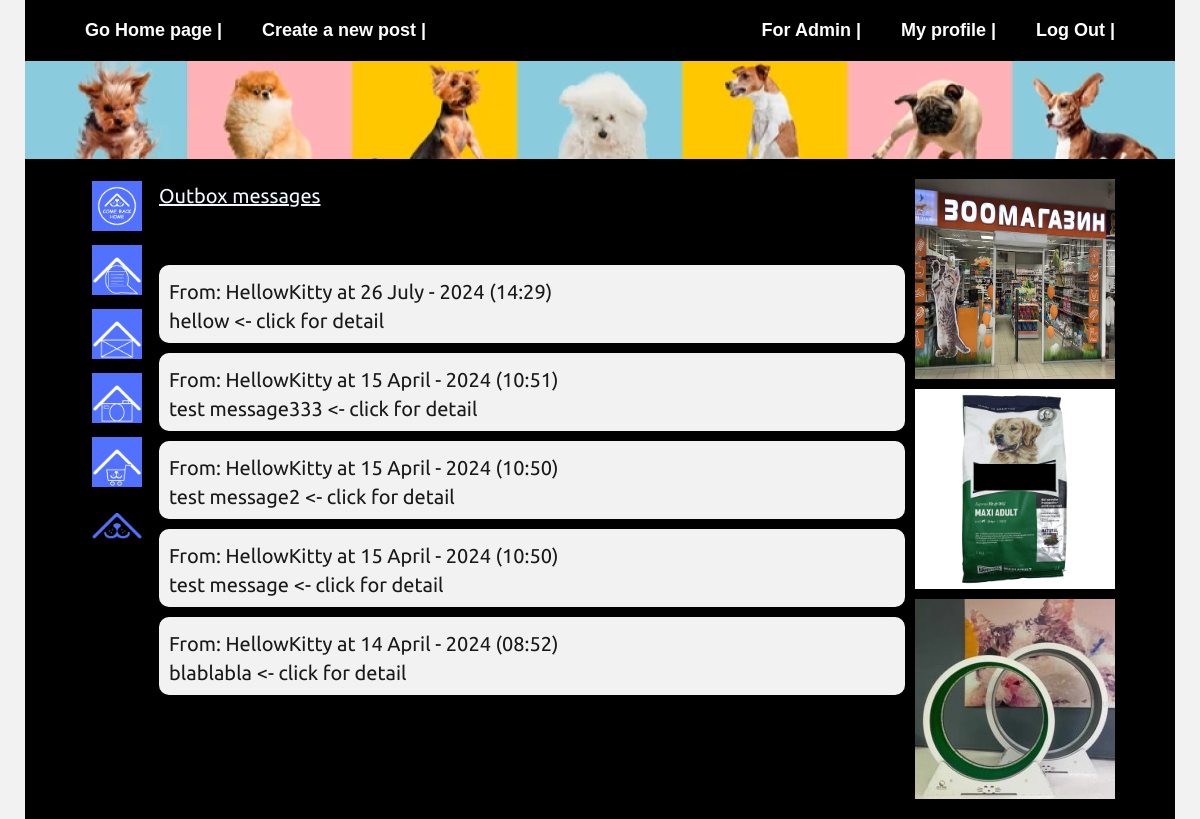
The app's page /messages/sms/inbox/ (signed in) with its own data.
### usertouser/models.py (models this page shows, shortened)
class usertouser(models.Model):
    sender = models.ForeignKey(User, on_delete=models.CASCADE, related_name='sent_messages')
    recipient = models.ForeignKey(User, on_delete=models.CASCADE, related_name='received_messages')
    subject = models.CharField(max_length=255)
    content = models.TextField()
    timestamp = models.DateTimeField(auto_now_add=True)

### usertouser/views.py (the view)
# urls.py: path('sms/inbox/', usertouserListView.as_view(template_name='messages/inbox.html'), name='inbox'),
class usertouserListView(LoginRequiredMixin, ListView):
    model = usertouser
    template_name = 'messages/inbox.html'
    context_object_name = 'sms'
    paginate_by = None
    def get_queryset(self):
        return usertouser.objects.filter(recipient=self.request.user).order_by('-timestamp')

### blog/templates/messages/inbox.html
{% extends "base.html" %}
{% load static %}
{% block content %}
<a class="post-title" href="{% url 'usertouser:outbox' %}" title="Outbox messages"> Outbox messages </a>
<br><br>
{% for usertouser in sms %}
<a class="post-a flex">
    <div class="post-text-box">
      <object>
          <a class="post-title" href="{% url 'user-posts' usertouser.sender.username %}" title="User posts">From: {{usertouser.sender.username}} at {{usertouser.timestamp|date:"d F - Y (H:i)"}}</a>
      </object>
      <object>
          <a class="post-title" href="{% url 'usertouser:detail' usertouser.id %}" title="Details"> {{ usertouser.subject }} <- click for detail </a>
      </object>
    </div>
</a>
{% empty %}
No messages yet.
{% endfor %}
{% endblock content %}

### blog/templates/base.html (shortened to what this page needs)
<!DOCTYPE html>
{% load static %}
<html lang="en">
<head>
    <link rel="stylesheet" href="{% static 'css/normalize.css' %}"/>
    <link rel="stylesheet" href="{% static 'css/style.css' %}"/>
    <link rel="stylesheet" href="{% static 'css/Ubuntu/stylesheet.css' %}"/>
<body>
<header>
    <nav class="dark-grey wrapper flex">
        <a href="{% url 'blog-home' %}"> Go Home page | </a>
        <a href="{% url 'post-create' %}"> Create a new post |</a>
        {% if user.is_superuser or user.is_stuff %}
        <a href="{% url 'admin:index' %}"> For Admin |</a>
        {% endif %}
        {% if user.is_authenticated %}
        <a href="{% url 'profile' %}"> My profile | </a>
        <a href="{% url 'logout' %}"> Log Out | </a>
    {% else %}
        <a href="{% url 'register' %}"> Registration form | </a>
        <a href="{% url 'login' %}"> Log In | </a>
    {% endif %}
    </nav>
<div class="logo-long wrapper">
    <a href="{% url 'blog-home' %}"><img src="{% static 'image/logo-long2.png' %}" alt="Logo-photo" width="1150" height="98"></a>
</div>
</header>
<main class="dark-grey wrapper flex">
    {% if user.is_authenticated %}
    <aside class="aside-left flex column">
        <button><a href="{% url 'user-posts' request.user.username %}" title="My posts">
            <img src="{% static "image/icons/logo-on-blue.png" %}" alt="button1" width="50" height="50">
        </a></button>
        <button><a href="{% url 'user-comments' %}" title="My Comments">
            <img src="{% static "image/icons/logo-min-on-blue-comments.png" %}" alt="button1" width="50" height="50">
        </a></button>
    {% endif %}
        <button><a href="{% url 'usertouser:inbox' %}" title="My messages">
            <img src="{% static "image/icons/logo-min-on-blue_message.png" %}" alt="button1" width="50" height="50">
        </a></button>
        <button><a href="{% url 'gallery' %}" title="Gallery">
            <img src="{% static "image/icons/logo-min-on-blue-photo.png" %}" alt="button1" width="50" height="50">
        </a></button>
        <button><a href="{% url 'catalog-all' %}" title="AnimalShop">
            <img src="{% static "image/icons/logo-min-shop.png" %}" alt="button1" width="50" height="50">
        </a></button>
        <button><a href="{% url 'blog-about' %}" title="About us">
            <img src="{% static "image/icons/logo-min-on-white.png" %}" alt="button1" width="50" height="50">
        </a></button>
    </aside>
    <section class="post-block flex column">
    {% block content %}{% endblock %}
    </section>
    <aside class="aside-right flex column">
        <div class="advertising-card first-advertising-card">
            <a href="{% url 'blog-about' %}"><img src="{% static "image/commercial2.jpg" %}" alt="Зоомагазин на Привозе" title="Our sponsors" width="200" height="200" target="_blank"></a>
            </div>
        <div class="advertising-card second-advertising-card">
            <a href="{% url 'blog-about' %}"><img src="{% static "image/commercial1.jpg" %}" alt="Сухой корм для собак 2190 грн." title="Our sponsors" width="200" height="200" target="_blank"></a>
            </div>
        <div class="advertising-card fird-advertising-card">
            <a href="{% url 'blog-about' %}"><img src="{% static "image/advertisement-running-wheel-img.jpg" %}" alt="Беговое колесо для кота" title="Our sponsors" width="200" height="200" target="_blank"></a>
            </div>
    </aside>
</main>
</body>
</html>

### blog/static/css/style.css (style rules this page uses)
* { box-sizing: border-box; }
body { background-color: #f2f2f2; margin-bottom: 0px; font-family: 'Ubuntu', sans-serif; color: aliceblue; }
body a { color: aliceblue; }
img { display: block; }
.flex { display: flex; }
.wrapper { width: 1150px; margin-left: auto; margin-right: auto; }
.dark-grey { background-color: #000000; }
nav, main { padding: 20px 60px; }
main { column-gap: 10px; }
nav a { font-weight: bold; font-size: 18px; line-height: 21px; text-decoration: none; color: white; align-items: center; margin-left: 40px; }
nav a:first-child { margin-left: 0px; }
nav a:nth-child(3) { margin-left: auto; }
.logo-long { height: fit-content; }
.column { flex-direction: column; }
.aside-left { border-radius: 10px; width: fit-content; height: inherit; background-color: transparent; row-gap: 10px; }
aside button { width: fit-content; height: fit-content; background-color: transparent; border-radius: 10px; border: 1px solid transparent; }
aside button img { border-radius: inherit; }
.aside-right { width: 200px; margin-left: auto; row-gap: 10px; }
.advertising-card { display: inline-block; border-radius: 10px; width: 200px; height: 200px; background-color: white; }
.advertising-card a { display: inline-block; height: inherit; color: #5271ff; font-size: 22px; font-weight: bold; line-height: 21px; text-align: center; text-decoration: none; }
.post-block { flex-grow: 1; margin-left: auto; margin-right: auto; row-gap: 10px; }
.post-a { width: inherit; padding: 10px; background-color: white; border-radius: 10px; text-decoration: none; color: #1a1a1a; background-color: #f2f2f2; column-gap: 10px; }
.post-text-box object a { text-decoration: none; display: block; color: #1a1a1a; }
.post-title { margin-top: 5px; font-weight: normal; font-size: 20px; line-height: 24px; display: block; overflow-x: none; }

### records on screen
usertouser: sender.username "HellowKitty", timestamp "26 July - 2024 (14:29)", subject "hellow"
usertouser: sender.username "HellowKitty", timestamp "15 April - 2024 (10:51)", subject "test message333"
usertouser: sender.username "HellowKitty", timestamp "15 April - 2024 (10:50)", subject "test message2"
usertouser: sender.username "HellowKitty", timestamp "15 April - 2024 (10:50)", subject "test message"
usertouser: sender.username "HellowKitty", timestamp "14 April - 2024 (08:52)", subject "blablabla"
